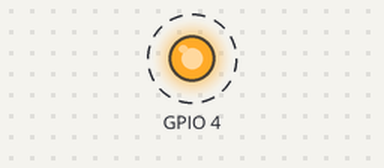
Simulated run of this program. Board: Raspberry Pi (BCM pin numbers). On the bench: output pins drawn as LEDs (lit = HIGH). Dashed ring = blinking. What the program prints to the terminal is not drawn.

Above: at 0.5 s.
Timing chart, 0 to 4.6 s (numbered marks = the images above):
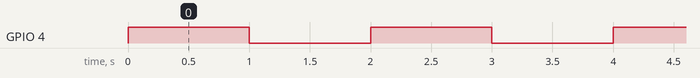

The program:

led_blink.py
```python
#!/usr/bin/python

import RPi.GPIO as GPIO
import time

GPIO.cleanup()

print ("GPIO => cleanup")

result = GPIO.setmode(GPIO.BCM)

print("GPIO.setmode => %s" % result)

GPIO.setup(4, GPIO.OUT)

while True :

	GPIO.output(4, GPIO.HIGH)

	time.sleep(1)

	GPIO.output(4, GPIO.LOW)

	time.sleep(1)
```

Measured:
- by itself, GPIO 4: alternates HIGH for 1.0 s and LOW for 1.0 s
